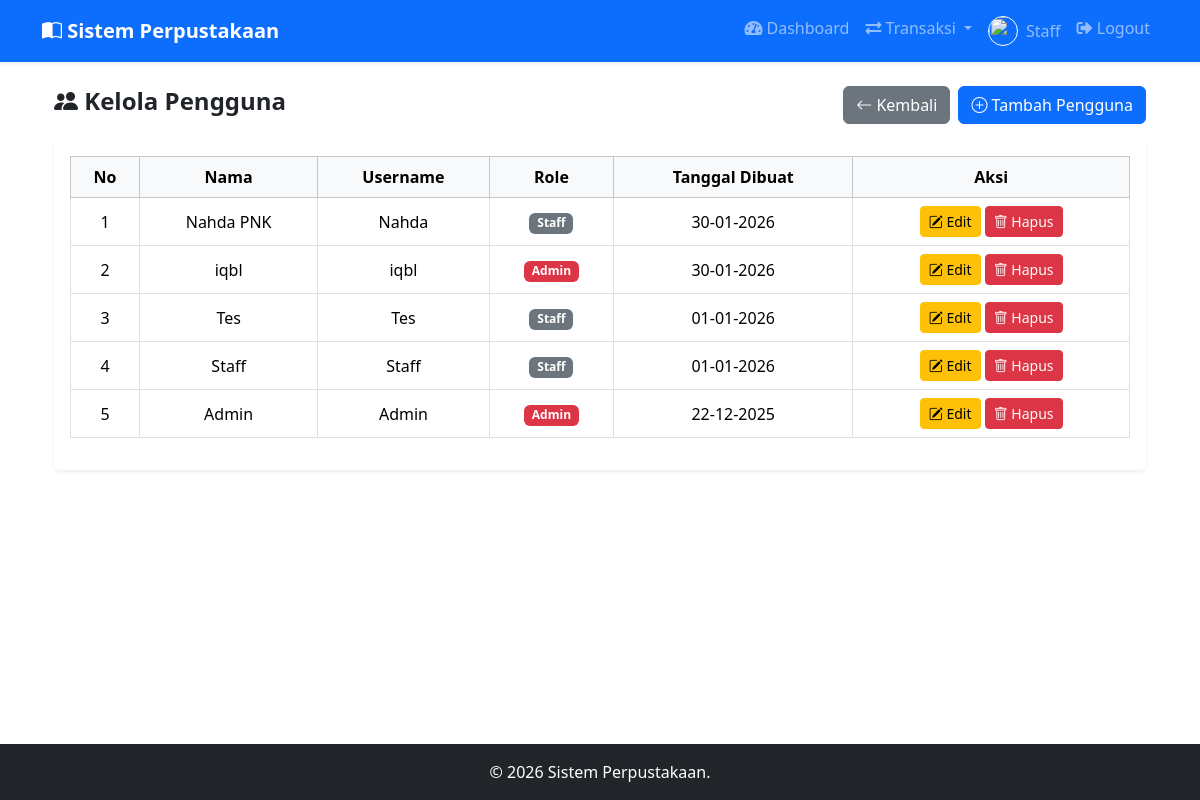
The app's page /kelola_pengguna/index.php (signed in) with its own data.
### tables this page shows
CREATE TABLE `pengguna` (
  `id` int NOT NULL,
  `nama` varchar(255) NOT NULL,
  `username` varchar(50) NOT NULL,
  `foto` varchar(255) NOT NULL,
  `password` varchar(255) NOT NULL,
  `role` enum('admin','staff') NOT NULL,
  `tanggal_dibuat` timestamp NOT NULL DEFAULT CURRENT_TIMESTAMP
);

### kelola_pengguna/index.php (the view, shortened to what this page needs)
<?php
require_once '../config/koneksi.php';
require_once '../partials/header.php';
$query = "SELECT * FROM pengguna ORDER BY id DESC";
$result = mysqli_query($koneksi, $query);
?>
<div class="container my-4">
    <div class="d-flex justify-content-between align-items-center mb-3">
        <h4 class="fw-bold">
            <i class="bi bi-people-fill"></i> Kelola Pengguna
        </h4>
        <div class="d-flex gap-2">
            <a href="../dashboard/index.php" class="btn btn-secondary">
                <i class="bi bi-arrow-left"></i> Kembali
            </a>
            <a href="tambah.php" class="btn btn-primary">
                <i class="bi bi-plus-circle"></i> Tambah Pengguna
            </a>
        </div>
    </div>
    <div class="card shadow-sm border-0">
        <div class="card-body">
            <div class="table-responsive">
                <table class="table table-bordered table-hover align-middle">
                    <thead class="table-light text-center">
                        <tr>
                            <th>No</th>
                            <th>Nama</th>
                            <th>Username</th>
                            <th>Role</th>
                            <th>Tanggal Dibuat</th>
                            <th class="text-center">Aksi</th>
                        </tr>
                    </thead>
                    <tbody>
                        <?php
                        if (mysqli_num_rows($result) > 0) {
                            $no = 1;
                            while ($row = mysqli_fetch_assoc($result)) {
                                $badge = match ($row['role']) {
                                    'admin' => 'bg-danger',
                                    'petugas' => 'bg-primary',
                                    default => 'bg-secondary'
                                };
                                ?>
                                <tr>
                                    <td class="text-center"><?= $no++ ?></td>
                                    <td class="text-center"><?= htmlspecialchars($row['nama']) ?></td>
                                    <td class="text-center"><?= htmlspecialchars($row['username']) ?></td>
                                    <td class="text-center">
                                        <span class="badge <?= $badge ?>">
                                            <?= ucfirst($row['role']) ?>
                                        </span>
                                    </td>
                                    <td class="text-center"><?= date('d-m-Y', strtotime($row['tanggal_dibuat'])) ?></td>
                                    <td class="text-center">
                                        <a href="edit.php?id=<?= $row['id'] ?>" class="btn btn-warning btn-sm">
                                            <i class="bi bi-pencil-square"></i> Edit
                                        </a>
                                        <a href="hapus.php?id=<?= $row['id'] ?>" class="btn btn-danger btn-sm"
                                            onclick="return confirm('Yakin hapus pengguna ini?')">
                                            <i class="bi bi-trash"></i> Hapus
                                        </a>
                                    </td>
                                </tr>
                                <?php
                            }
                        } else {
                            echo '<tr>
                                <td colspan="6" class="text-center text-muted">
                                    Belum ada data pengguna
                                </td>
                              </tr>';
                        }
                        ?>
                    </tbody>
                </table>
            </div>
        </div>
    </div>
</div>
<?php
require_once '../partials/footer.php';
?>

### partials/header.php (style rules this page uses)
.card { transition: transform 0.2s; }

### records on screen
pengguna: nama "Nahda PNK", username "Nahda", role "Staff", tanggal_dibuat "30-01-2026"
pengguna: nama "iqbl", username "iqbl", role "Admin", tanggal_dibuat "30-01-2026"
pengguna: nama "Tes", username "Tes", role "Staff", tanggal_dibuat "01-01-2026"
pengguna: nama "Staff", username "Staff", role "Staff", tanggal_dibuat "01-01-2026"
pengguna: nama "Admin", username "Admin", role "Admin", tanggal_dibuat "22-12-2025"

### other values on screen
$_SESSION['nama'] "Staff"
